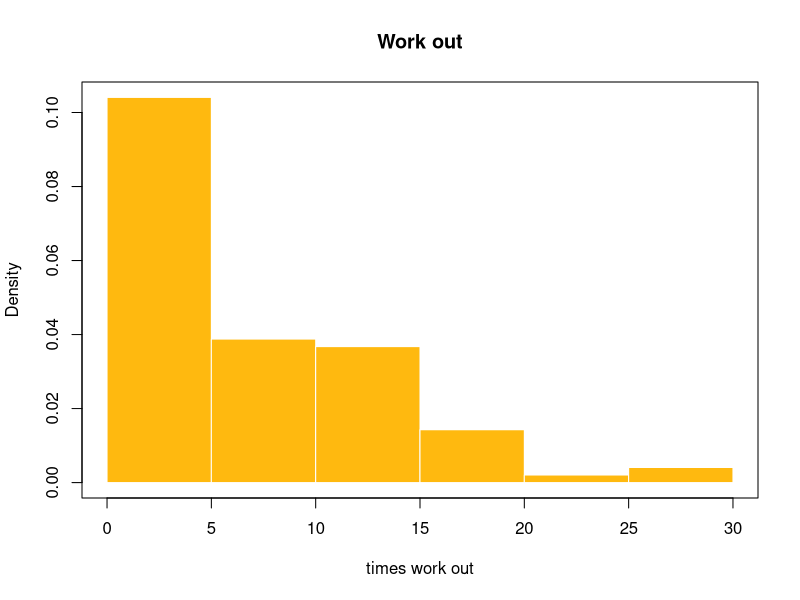

Reproduce this figure in R. (Note: this script raises an error after producing the figure.)
rm(list = ls())    # Clean the environment
library(VGAM)    
library(readr)  

##### Load the dataset #####
fitness <- read_csv("fitness.csv")   # Read the dataset
n <- nrow(fitness)                   # Number of observations

colnames(fitness) <- c("index" , "Frequences_per_mounth")   # Rename the column
fitness$index <- seq(from = 1 , to = n , by = 1)            # Indexing
##### Plotting & Summary statistics #####
# Historam 
par(mfrow = c(1,1))
hist(fitness$Frequences_per_mounth , col = "darkgoldenrod1" , 
     main = "Work out" , freq = F , xlab = "times work out",
     border = "white")
box()
summary(fitness$Frequences_per_mounth)
# Normalize the data  
maximum <- max(fitness$Frequences_per_mounth)
minimun <-  min(fitness$Frequences_per_mounth)
fitness$norm <-  round(( fitness$Frequences_per_mounth -  minimun ) / (maximum - minimun) , 2)
##### Build the privatized function #####
privatized_engine <- function(
    data = fitness$norm, m = 15 , h = 1 / m , eps = 0.1  )
  {
  n = length(data)        # Number of the observations
  bins <-  seq(0,1,h)     # Number of bins
  intervals <- cut( data, bins, include.lowest = T)   
  pj_hat <- table(intervals) / n   
  p_hat <- as.vector(pj_hat / h)
  nu <- rlaplace(m, 0, 2/eps)  # Perturbeb data
  Dj <- table(intervals) + nu 
  Dj[Dj < 0] = 0 
  qj_hat = Dj
  if (sum(qj_hat) != 0){qj_hat <- qj_hat / sum(qj_hat)} else {qj_hat <- rep(0, length(qj_hat))}
  

  q_absfre <- round(qj_hat * n , 0 )

 
  Z <- c()         #Build the new dataset
  i <- 0
  for ( x in q_absfre ){
    i <- i + 1
    Z <- c(Z, runif(x, bins[i],bins[i+1]))
  }
  
  private_dat <- data.frame(Z)
  
  private_dat$index <- seq(from = 1 , to = length(private_dat) , 1) 
  
  colnames(private_dat) <- c("privatized_times_norm" , "index")
  private_dat$privatized_times <- (private_dat$privatized_times_norm) * maximum
  return(private_dat)
  
}





##### Different set-up ####
m_vec   <- c(  5   ,  10 ,  15 , 20)    # Number of bins
eps_vec <- c( .001 , .01 , .1  ,  1)    # level of privacy
k_vec   <- c(  25  ,  50 ,  75 , 100 )  # (half -  3/4  - all) of the data 

##### Run over m let be fixed the other parameters #####
summary_stats_m <- matrix( NA , nrow = length(m_vec) , ncol = 6)
hist_m <- c()
colnames(summary_stats_m) <-  c("Min", "1st Qu" , "Median" , "Mean" , "3rd Qu" , "Max" )
rownames(summary_stats_m) <- m_vec
par(mfrow= c(2,2))
i <- 1
for (x in m_vec){
  dataset <- privatized_engine(data = fitness$norm , m = x)
  summary_stats_m[i,] <- summary(dataset$privatized_times) 
 
  hist(dataset$privatized_times, main = paste(" privatized dataset \n with m set to: " , x ) , xlab = 'times per month' , freq = F , col = "cyan4")
  box()
  i <- i + 1
}


summary(fitness$Frequences_per_mounth)
summary_stats_m
#####

#### Run over eps let be fixed the other parameters ####
summary_stats_eps <- matrix( NA , nrow = length(eps_vec) , ncol = 6)
hist_eps <- c()
colnames(summary_stats_eps) <-  c("Min", "1st Qu" , "Median" , "Mean" , "3rd Qu" , "Max" )
rownames(summary_stats_eps) <- eps_vec
par(mfrow= c(2,2))
i <- 1
for (x in eps_vec){
  dataset <- privatized_engine(data = fitness$norm , eps = x)
  summary_stats_m[i,] <- summary(dataset$privatized_times) 
  
  hist(dataset$privatized_times, main = paste(" privatized dataset \n with eps set to: " , x ) , xlab = 'times per month' , freq = F , col = "cyan4")
  box()
  i <- i + 1
}
summary(fitness$Frequences_per_mounth)
summary_stats_m
#####


##### Run over k let be fixed the other parameters #####
summary_stats_k <- matrix( NA , nrow = length(k_vec) , ncol = 6)
colnames(summary_stats_m) <-  c("Min", "1st Qu" , "Median" , "Mean" , "3rd Qu" , "Max" )
rownames(summary_stats_m) <- k_vec
par(mfrow= c(2,2))
i <- 1
for (x in k_vec){
  dataset <- privatized_engine(data = fitness$norm[1:x])
  summary_stats_m[i,] <- summary(dataset$privatized_times) 
  
  hist(dataset$privatized_times, main = paste(" privatized dataset \n with k set to: " , x ) , xlab = 'times per month' , freq = F , col = "cyan4")
  box()
  i <- i + 1
}


summary(fitness$Frequences_per_mounth)
summary_stats_m
#####















eps_1 <- privatized_engine(eps = .1)


summary(eps_1$privatized_times_norm)
hist(eps_1$privatized_times_norm)
 






private_dat <- data.frame(Z)
private_dat$index <- seq(from = 1 , to = n -1 , 1) 

colnames(private_dat) <- c("privatized_times_norm" , "index")
private_dat

# De-normalize the data



private_dat$privatized_times <- private_dat$privatized_times_norm * maximum


private_dat$privatized_times

hist(private_dat$privatized_times, 
     col = "turquoise" , border = "white",
     main = "Privatized data" , xlab = "Work_out times")
box()


boxplot(private_dat$privatized_times , col = "cyan4",
        main = " Privatized Boxplot of times work-out" ,
        code = 3, length = .1)

summary(fitness$Frequences_per_mounth)
summary(private_dat$privatized_times)
